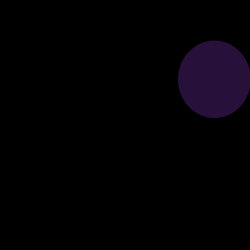
Frame 1 (no input)
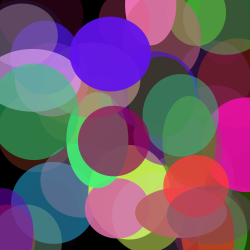
Frame 60 (the mouse pressed at the canvas centre just before this capture)
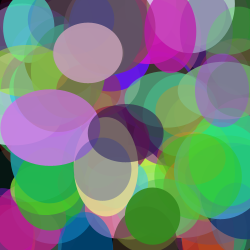
Frame 120 (the mouse held since frame 60 and released just before this capture)

The Processing sketch that drew these frames (run headless with seeded random() and noise(); from frame 60 on, the mouse is pressed at the canvas centre):

// Processing sketch: processing_82035
// ── processing_82035.pde

void setup() {  //setup function called initially, only once
  size(250, 250);
  background(0);  //set background black
}

void draw() {  //draw function loops 
  smooth();
  noStroke();
  fill(random(255), random(255), random(255),random(255)); //fill random colors and random opacities
  ellipse(random(width), random(height), random(50, 100), random(50, 100));
}
